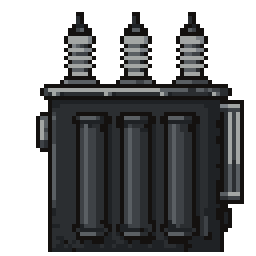
#> input picture scripts/art/tiers/pixellab/transformer-t3-gen-iron.png, 64 x 64 px, given in place of transformer.png, which was not available (shown 4 times larger)
$ python transformer_tiers.py
#> lines starting #> are read from the running program, lines starting #| are printed output that depends on the picture; after the words box and inside, x2 and y2 are one past the last pixel; in counts of white or black regions, pixels touching at a corner belong together; pictures that were not available may be replaced by others from this repository, and a replacement may not be noted
### scripts/art/tiers/tierlib.py
# Part evolution tiers (WP22, PART_TIERS.md): shared helpers for the tier art scripts.
# Locked palette (Rust Wasteland + era extensions), exact char-grid I/O, exact palette maps, palette snapping and a
# size-aware PNG writer. Pure PIL + numpy; no resampling anywhere. Run every script from the repo root.
import os
import numpy as np
from PIL import Image

HERE = os.path.dirname(os.path.abspath(__file__))
ROOT = os.path.abspath(os.path.join(HERE, '..', '..', '..'))
ASSETS = os.path.join(ROOT, 'public', 'assets')
MACHINE = os.path.join(ASSETS, 'machine')
TIERS = os.path.join(MACHINE, 'tiers')

# One char per colour (the proof's char-grid alphabet; '.' = transparent).
RUST_WASTELAND = {
    'K': '#14110f',                                                                      # ink
    '0': '#1f2225', '1': '#2b2e31', '2': '#3e4246', '3': '#5a5f63', '4': '#7d8286', '5': '#a3a6a4',   # iron
    'a': '#2e1a12', 'b': '#4e2a1a', 'c': '#6e3a22', 'd': '#8c4a2a', 'e': '#ad6236', 'f': '#c98552',   # rust / copper
    's': '#5f5244', 't': '#8a7a64', 'u': '#a8957a', 'v': '#c9b28a', 'w': '#ddc9a3',                   # sand
    'p': '#7a7468', 'q': '#9c9182', 'r': '#b8a98f', 'x': '#d2bf9c',                                   # sky
    'A': '#d9822b', 'B': '#f0a848', 'C': '#ffd27a',                                                   # accent
}
# Era extensions (ART_ERA2: cyan ramp for glass insulators, jar glass, lit lamps). A host may use an extension colour
# only when its shipped MK I art already does (PART_TIERS G3).
ERA_EXT = {'m': '#2f5a62', 'n': '#5fa8b4', 'o': '#bff0ec'}
# ART_ERA3 ember + steam (fire glow, hot bends, steam highlight) and ART_ERA4 verdigris (coil rings, spire): P1 hosts.
ERA3_EXT = {'g': '#6a2418', 'h': '#b8402a', 'S': '#e8e0cc'}
ERA4_EXT = {'G': '#3f5e52', 'H': '#7fae96', 'I': '#cfe8d6'}
# ART_ERA5 violet accent ramp (the backfeed terminal's lead-in bushing): P2 hosts.
ERA5_EXT = {'W': '#24162f', 'X': '#54367a', 'Y': '#9a6ad0', 'Z': '#e0c8ff'}
PAL = dict(RUST_WASTELAND, **ERA_EXT, **ERA3_EXT, **ERA4_EXT, **ERA5_EXT)


def hex_rgb(h):
    return tuple(int(h[i:i + 2], 16) for i in (1, 3, 5))


RGB = {k: hex_rgb(h) for k, h in PAL.items()}
INV = {v: k for k, v in RGB.items()}
RW_RGB = {hex_rgb(h) for h in RUST_WASTELAND.values()}
RUST_HEX = ['#2e1a12', '#4e2a1a', '#6e3a22', '#8c4a2a', '#ad6236', '#c98552']
RUST_RGB = {hex_rgb(h) for h in RUST_HEX}

# PART_TIERS 2.3 palette maps (source colour -> target colour, one lookup per pixel, never chained).
DERUST_LIGHT = {'#ad6236': '#7d8286', '#c98552': '#a3a6a4', '#8c4a2a': '#5a5f63'}
DERUST_FULL = dict(DERUST_LIGHT, **{'#6e3a22': '#3e4246', '#4e2a1a': '#3e4246', '#2e1a12': '#2b2e31'})
# POLISH = DERUST-FULL, then the lift #3e4246 -> #5a5f63 on the result ("the whole sheet" on a rotating part).
# Composed into one exact map, so the stains DERUST-FULL turned into #3e4246 are lifted with the rest (clean casting).
POLISH = {k: ('#5a5f63' if v == '#3e4246' else v) for k, v in DERUST_FULL.items()}
POLISH['#3e4246'] = '#5a5f63'
MAPS = {'DERUST-LIGHT': DERUST_LIGHT, 'DERUST-FULL': DERUST_FULL, 'POLISH': POLISH}


def load_rgba(path):
    return np.array(Image.open(path).convert('RGBA'))
#> returned value is the input picture: shape (64, 64, 4); mean R, G, B, A 28.6, 29.6, 30.4, 146.9


def png_bytes_best(arr, path):
    """Write arr (H x W x 4 uint8, alpha 0/255) to path as the smaller of RGBA and indexed PNG (both lossless, exact
    colours; transparent pixels are written as (0,0,0,0)). Returns the byte size."""
    a = arr.copy()
    a[a[:, :, 3] == 0] = 0
    os.makedirs(os.path.dirname(path), exist_ok=True)
    rgba = Image.fromarray(a, 'RGBA')
    tmp_a, tmp_p = path + '.a.tmp', path + '.p.tmp'
    rgba.save(tmp_a, format='PNG', optimize=True)
    best = tmp_a
    cols = np.unique(a[a[:, :, 3] == 255][:, :3].reshape(-1, 3), axis=0)
    if len(cols) <= 255:
        lut = {tuple(c): i + 1 for i, c in enumerate(cols)}
        idx = np.zeros(a.shape[:2], np.uint8)
        op = a[:, :, 3] == 255
        flat = a[:, :, :3][op]
        idx[op] = [lut[tuple(c)] for c in flat]
        pal = [0, 0, 0] + [int(v) for c in cols for v in c]
        im = Image.fromarray(idx, 'P')
        im.putpalette(pal + [0] * (768 - len(pal)))
        im.save(tmp_p, format='PNG', optimize=True, transparency=0)
        back = np.array(Image.open(tmp_p).convert('RGBA'))
        if not np.array_equal(back, a):
            raise RuntimeError('indexed round trip mismatch: ' + path)
        if os.path.getsize(tmp_p) < os.path.getsize(tmp_a):
            best = tmp_p
    for t in (tmp_a, tmp_p):
        if t != best and os.path.exists(t):
            os.remove(t)
    if os.path.exists(path):
        os.remove(path)
    os.replace(best, path)
    back = load_rgba(path)
    if not np.array_equal(back, a):
        raise RuntimeError('round trip mismatch: ' + path)
    return os.path.getsize(path)


# [8 lines left out: function apply_map, not called in this run]


def to_grid(arr):
    """RGBA array -> list of row lists of palette chars ('.' = transparent). Raises on an off-palette colour."""
    H, W = arr.shape[:2]
#> H = 64; W = 64
    g = []
    for y in range(H):
        row = []
        for x in range(W):
            px = arr[y, x]
            if px[3] == 0:
                row.append('.')
            else:
                c = tuple(int(v) for v in px[:3])
                if c not in INV:
                    raise ValueError('off-palette colour %s at %d,%d' % (c, x, y))
                row.append(INV[c])
        g.append(row)
#> after the loop, g = 64 items
    return g


def load_grid(path):
    return to_grid(load_rgba(path))


def from_grid(g):
    H, W = len(g), len(g[0])
    a = np.zeros((H, W, 4), np.uint8)
    for y in range(H):
        for x in range(W):
            ch = g[y][x]
            if ch != '.':
                a[y, x, :3] = RGB[ch]
                a[y, x, 3] = 255
    return a


def save_grid(g, path):
    return png_bytes_best(from_grid(g), path)


def copy_grid(g):
    return [r[:] for r in g]


def put(g, x, y, s):
    """Stamp a string of palette chars at (x, y); spaces are skipped."""
    for i, ch in enumerate(s):
        if ch != ' ':
            g[y][x + i] = ch


# [4 lines left out: function paint, not called in this run]


def remap(g, m, region=lambda x, y: True):
    for y in range(len(g)):
        for x in range(len(g[0])):
            c = g[y][x]
            if c in m and region(x, y):
                g[y][x] = m[c]


# [20 lines left out: functions snap_to_palette, frames_of, not called in this run]


def rel(path):
    return os.path.relpath(path, ROOT).replace('\\', '/')

### scripts/art/tiers/pixellab_merge.py
# Part evolution tiers, method B (PART_TIERS 5.1): bring a PixelLab edit_image result back under the house rules.
# A generation is NEVER shipped raw. Steps per frame:
#   1. snap: alpha cut at 128 -> {0, 255}, every opaque px -> nearest colour of the host's locked palette (Rust Wasteland
#      + the extension colours its MK I already uses)
#   2. silhouette lock: the alpha mask of the hand-blocked tier (method A) wins everywhere (G2 identity, G3 reserved zones)
#   3. merge: snapped generated colours are taken ONLY inside the accept rectangles (the new geometry of that tier, the
#      Art Director's call after looking); everywhere else the hand-blocked pixels stay
#   4. ink lock: ink (#14110f) px of the block-in stay ink, and the merge never creates new ink inside a rectangle
#      (outlines are hand-drawn)
#   python scripts/art/tiers/pixellab_merge.py report <blockin.png> <gen.png> <base_mk1.png> <out_prefix>
#       writes <out_prefix>-cmp.png (block-in | raw | snapped | changed px) and prints drift stats
#   python scripts/art/tiers/pixellab_merge.py merge <blockin.png> <gen.png> <base_mk1.png> <out.png> x0,y0,x1,y1 [...]
import os
import sys

import numpy as np
from PIL import Image

HERE = os.path.dirname(os.path.abspath(__file__))
sys.path.insert(0, HERE)
import tierlib as T  # noqa: E402

INK = T.hex_rgb('#14110f')


# [4 lines left out: function allowed_for, not called in this run]


def snap(gen, allowed):
    return T.snap_to_palette(gen, allowed)


# [11 lines left out: function stats, not called in this run]


def merge(blk, s, rects):
    out = blk.copy()
    for (x0, y0, x1, y1) in rects:
        for y in range(y0, y1 + 1):
            for x in range(x0, x1 + 1):
                if blk[y, x, 3] != 255 or s[y, x, 3] != 255:
                    continue                                  # silhouette lock: block-in alpha wins
                if tuple(blk[y, x, :3]) == INK or tuple(s[y, x, :3]) == INK:
                    continue                                  # ink lock
                out[y, x, :3] = s[y, x, :3]
    return out


# [29 lines left out: functions sheet, main, not called in this run]


# [2 lines that do not run on import are left out]

### scripts/art/tiers/transformer_tiers.py
# Part evolution tiers, method A block-in (+ method B refinement, see pixellab_merge.py): transformer
# (machine.transformer, 64x64, origin bottom-centre, vibrates with EE flow, era II). 5 tiers (PART_TIERS 2.3):
#   MK II  rust cleaned off the tank base rows, sight glass cleared (#bff0ec), new bright lid bolts
#   MK III radiator panel bank on the right flank (real ONAN stage): vertical fins 5 px proud of the tank wall, rows
#          25-50 (under the lid flange down to the drain box), top and bottom headers; rust 0 outside the bushing
#          terminals, sand grime off, machined lid edge
#   MK IV  cooling fan face-on on the radiator (real ONAF stage), brass bushing terminal caps, orange danger plate
#   MK V   warm lamp on the lid (right end), warm seam at the lid joint
#   t5b    heartbeat low frame: lamp and seam one ramp step dimmer
# Reserved: the primary cable leaves the left bushing tip (20,4) down-left to the rack (x <= 15, rows <= 20); the
# bushing cable leaves the right tip (48,4) up-right to the mast (rows <= 4, x >= 49); the cable mast stands at x >= 64.
# Palette: Rust Wasteland + the cyan ramp the shipped sight glass already uses.
#   python scripts/art/tiers/transformer_tiers.py [outRoot]
import math
import os
import sys

HERE = os.path.dirname(os.path.abspath(__file__))
sys.path.insert(0, HERE)
import pixellab_merge as PM  # noqa: E402
import tierlib as T  # noqa: E402

copy, put, remap = T.copy_grid, T.put, T.remap

base = T.load_grid(os.path.join(T.MACHINE, 'era2', 'transformer.png'))
H, W = len(base), len(base[0])
#> H = 64; W = 64
BUSHINGS = (0, 14, 28)     # x offset of the 3 bushings (bushing 1: tip x19-20, cap rows 3-8, sheds x16-23)


def terminal(x, y):
    """Bushing terminal caps (copper / bronze identity marks, brass from MK IV)."""
    return 3 <= y <= 8 and any(17 + o <= x <= 22 + o for o in BUSHINGS)


# ---------- MK II PATCHED ----------
t2 = copy(base)
#> t2 = 64 items
remap(t2, {'c': '1', 'b': '0', 'd': '2', 'e': '3'}, lambda x, y: y >= 51 and not terminal(x, y))
#> the loop in remap, `for y in range(len(g)):` made 64 passes
for y in range(62, 63):                          # dark stains stay, low down (the bottom row)
    for x in range(W):
        if base[y][x] == 'b':
            t2[y][x] = 'b'
# sight glass cleared: clear cyan above the oil line, mid cyan below
for y, ch in zip(range(30, 35), 'ooonn'):
    t2[y][10] = ch
# new lid bolts on the lid flange front (2 px heads, bright left)
for x in (13, 26, 40, 53):
    put(t2, x, 23, '53')

# ---------- MK III REINFORCED ----------
t3 = copy(t2)
#> t3 = 64 items
remap(t3, {'a': '0', 'b': '0', 'c': '1', 'd': '2', 'e': '3', 'f': '4', 's': '2', 't': '3'},
      lambda x, y: not terminal(x, y) and y >= 19)
#> the loop in remap (call 2), `for y in range(len(g)):` made 64 passes
# machined lid edge: the lit top row of the lid flange polished on its left two thirds
for x in range(11, 40):
    if t3[22][x] == '3':
        t3[22][x] = '4'
# radiator panel bank on the right flank: outer ink x60, fins x57 / x59 (lit edges) over dark gaps, headers top and bottom
RAD_TOP, RAD_BOT = 25, 50
for y in range(RAD_TOP, RAD_BOT + 1):
    if y in (RAD_TOP, RAD_BOT):
        put(t3, 56, y, 'KKKKK')
    elif y in (RAD_TOP + 1, RAD_BOT - 2):
        put(t3, 56, y, '3444K')                  # header pipe, lit top
    elif y in (RAD_TOP + 2, RAD_BOT - 1):
        put(t3, 56, y, '1222K')                  # header pipe, shadow side
    else:
        put(t3, 56, y, '0414K')                  # gap, fin, gap, fin, outer ink
# fin tips catch the light under the top header, shade toward the bottom
for y in range(RAD_TOP + 3, RAD_BOT - 2):
    if y > 40:
        t3[y][57] = '3'
        t3[y][59] = '3'
# the headers pierce the tank wall (oil flows tank -> top header -> fins -> bottom header -> tank)
for y, ch in ((RAD_TOP + 1, '3'), (RAD_TOP + 2, '1'), (RAD_BOT - 2, '3'), (RAD_BOT - 1, '1')):
    t3[y][55] = ch

# method B: PixelLab edit_image (job a598ca12, seed 2210, 10 gens; the 4 hand-blocked tiers as frames) drew crisper
# fin edges; its MK III frame, snapped to the iron ramp + ink (pixellab/transformer-t3-gen-iron.png), is merged ONLY on
# the radiator fins and headers, silhouette and ink locked. Its fan and tank shading were rejected (smudged blades,
# sand-coloured snap on the tubes); a targeted retry (job 665b2439, seed 2212, 10 gens) dropped the fan and was rejected.
GEN = T.load_rgba(os.path.join(HERE, 'pixellab', 'transformer-t3-gen-iron.png'))
t3 = T.to_grid(PM.merge(T.from_grid(t3), GEN, [(56, RAD_TOP + 1, 59, RAD_BOT - 1)]))
#> in from_grid, `H, W = len(g), len(g[0])`: H = 64
#> the loop in merge, `for (x0, y0, x1, y1) in rects:` made 1 pass
#> (x0, y0, x1, y1) on pass 1: (56, 26, 59, 49)
#> after the loop in merge, `for (x0, y0, x1, y1) in rects:`: out: shape (64, 64, 4); mean R, G, B, A 28.6, 29.6, 30.5, 146.9

# ---------- MK IV TUNED ----------
t4 = copy(t3)
#> t4 = 64 items
# cooling fan, face-on on the lower radiator (9x9: guard ring, 4 twisted blades over the dark duct, bright hub)
FAN_C, FAN_R = (58, 42), 4
for dy in range(-FAN_R, FAN_R + 1):
    for dx in range(-FAN_R, FAN_R + 1):
        r = math.hypot(dx, dy)
        if r > FAN_R + 0.5:
            continue
        x, y = FAN_C[0] + dx, FAN_C[1] + dy
        if r >= FAN_R - 0.5:
            t4[y][x] = 'K'
        elif r < 0.75:
            t4[y][x] = '5'
        else:
            a = (math.degrees(math.atan2(dy, dx)) + 360 - 28 * r) % 90
            t4[y][x] = '4' if a < 28 else ('3' if a < 46 else '1')
for o in BUSHINGS:
    # brass terminal caps: stud with a glint, brass nut
    t4[4][19 + o] = 'C'
    t4[5][19 + o] = 'e'
    t4[7][19 + o] = 'f'
    t4[7][20 + o] = 'd'
# orange danger plate on the left tank face (energised part, ANSI orange)
put(t4, 13, 40, 'KKKKKK')
put(t4, 13, 41, 'KAAAAK')
put(t4, 13, 42, 'KAKKAK')
put(t4, 13, 43, 'KAAAAK')
put(t4, 13, 44, 'KKKKKK')

# ---------- MK V AS BUILT ----------
t5 = copy(t4)
#> t5 = 64 items
LAMP = (53, 16)            # 5x5 pilot lamp standing on the lid's right end
put(t5, LAMP[0], LAMP[1] + 0, ' KKK ')
put(t5, LAMP[0], LAMP[1] + 1, 'KABAK')
put(t5, LAMP[0], LAMP[1] + 2, 'KBCBK')
put(t5, LAMP[0], LAMP[1] + 3, 'KABAK')
put(t5, LAMP[0], LAMP[1] + 4, 'KKKK ')       # lamp foot meets the bushing flange (no pinhole)
SEAM = (13, 54)            # warm seam in the lid-to-tank joint, #f0a848 core in the middle
for x in range(SEAM[0], SEAM[1] + 1):
    t5[24][x] = 'B' if 27 <= x <= 40 else 'A'

t5b = copy(t5)
#> t5b = 64 items
for y in range(H):
    for x in range(W):
        lamp = LAMP[0] <= x <= LAMP[0] + 4 and LAMP[1] <= y <= LAMP[1] + 4
        seam = y == 24 and SEAM[0] <= x <= SEAM[1]
        if lamp or seam:
            t5b[y][x] = {'C': 'B', 'B': 'A', 'A': 'd'}.get(t5b[y][x], t5b[y][x])

TIERS = [('transformer-t2.png', t2), ('transformer-t3.png', t3), ('transformer-t4.png', t4),
         ('transformer-t5.png', t5), ('transformer-t5b.png', t5b)]


def main():
    out_root = os.path.abspath(sys.argv[1]) if len(sys.argv) > 1 else T.TIERS
    for name, g in TIERS:
        dst = os.path.join(out_root, name)
        print('wrote %s %d B' % (T.rel(dst), T.save_grid(g, dst)))
#> in png_bytes_best, `cols = np.unique(a[a[:, :, 3] == 255][:, :3].reshape(-1, 3), axis=0)`: cols = [[20, 17, 15], [31, 34, 37], [43, 46, 49], [62, 66, 70], [90, 95, 99], [95, 168, 180], [125, 130, 134], [163, 166, 164], [191, 240, 236]]
#> in png_bytes_best, `lut = {tuple(c): i + 1 for i, c in enumerate(cols)}`: lut = 9 items
#> in png_bytes_best, `op = a[:, :, 3] == 255`:
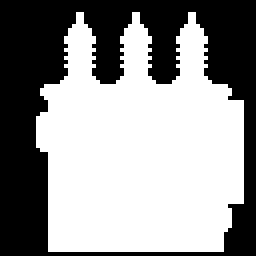
#> op: shape (64, 64) bool (shown 4 times larger); 57.6% white; 1 black region, box (x1, y1, x2, y2) and area: (0, 0, 64, 64) 1736
#> in png_bytes_best, `flat = a[:, :, :3][op]`: flat = 2360 rows, first 8: [20, 17, 15], [20, 17, 15], [20, 17, 15], [20, 17, 15], [20, 17, 15], [20, 17, 15], [43, 46, 49], [20, 17, 15]
#> in png_bytes_best, `idx[op] = [lut[tuple(c)] for c in flat]`:
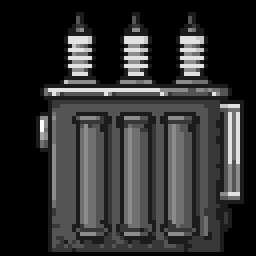
#> idx: shape (64, 64) (shown 4 times larger); min 0, max 9, mean 1.7; drawn with min black and max white
#> in png_bytes_best, `pal = [0, 0, 0] + [int(v) for c in cols for v in c]`: pal = 30 values, max 240 at index 28, min 0 at index 0, mean 92.2
#> in png_bytes_best, `im = Image.fromarray(idx, 'P')`: im: PIL image 64x64 P; every value is 0
#> in png_bytes_best, `im.putpalette(pal + [0] * (768 - len(pal)))`:
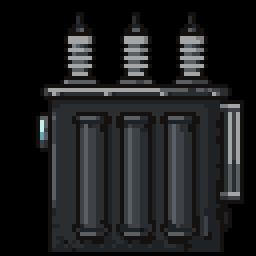
#> im: PIL image 64x64 P (shown 4 times larger); mean R, G, B 28.6, 29.6, 30.5


if __name__ == '__main__':
#> (the run stopped early here; a loop or call above may not have finished)
